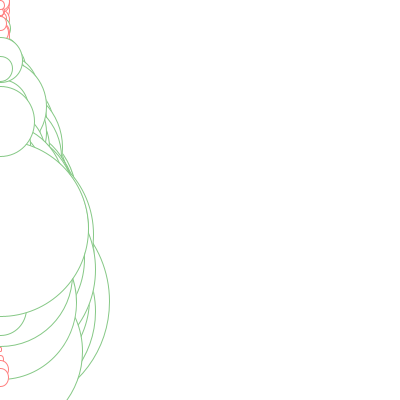
Frame 1 (no input)
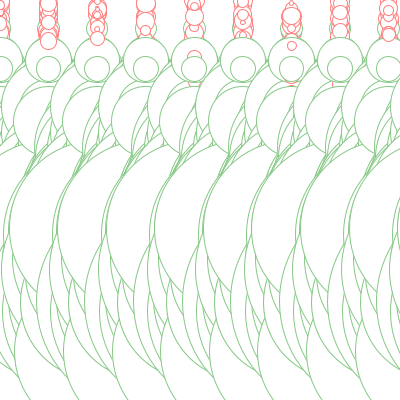
Frame 60 (the mouse pressed at the canvas centre just before this capture)
Frame 120 (the mouse held since frame 60 and released just before this capture): identical to frame 60, image omitted

The Processing sketch that drew these frames (run headless with seeded random() and noise(); from frame 60 on, the mouse is pressed at the canvas centre):

// Processing sketch: processing_154755
// ── processing_154755.pde

float x;
float y; 
float sze;

void setup() {
    size(400,400);
    x = 0.0;
    background(255);
}

void draw(){
  
  for (int j = 0; j < width;  j++) {
  
    float yRandom    = random(0, height);
    float sizeRandom = random(1, 20);
   // float yGaussian = randomGaussian() * height; 
   //randomGaussian doesn't exist in the JS version. boo.
    
    float yNoise     = noise(j) * height;
    float sizeNoise  = noise(j) * y;
    
  
    y = yRandom;
    sze = sizeRandom;
    stroke(255, 127, 127);
    //line(0,0,j, yRandom);
    ellipse(x, y, sze, sze);
    
  /*  stroke(127, 127, 255);
    line(0,0,j, yGaussian); */
    
    y = yNoise; 
    sze = sizeNoise;
    stroke(134, 200, 134);
    //line(0,0,j, yNoise);
    ellipse(x, y, sze, sze); 
  }
  x = x +(y*.4);
}
